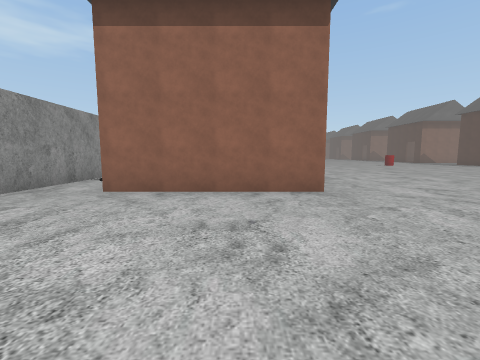
view 1 (above)

24 first-person views from a walk through a Unity game level. The camera is 1.4 m above the floor, tilts 6° down and sees 90° across. The floor is counted in squares, 2 m on a side. Each view is taken from the middle of a square. On the plan, view 1 faces up. The plan holds only what a view shows up to about 9 squares ahead; the rest is blank. The place goes on beyond the plan. The player character is not drawn. Some animated figures are not drawn.

view 2
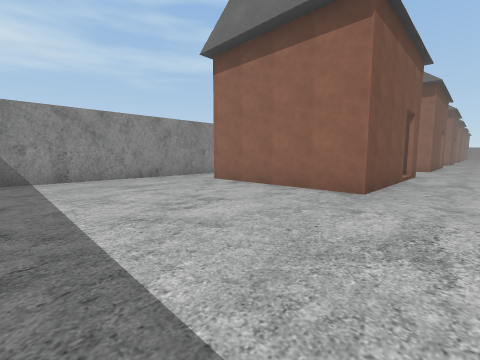

view 3
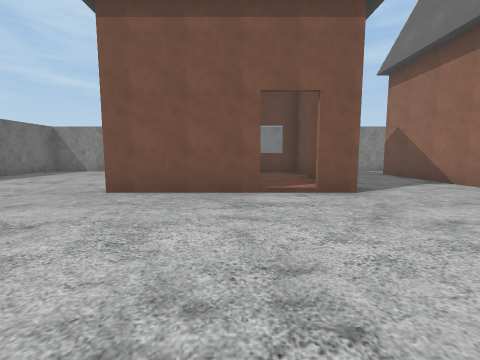

view 4
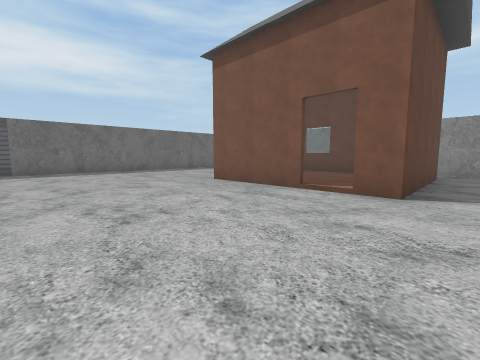

view 5
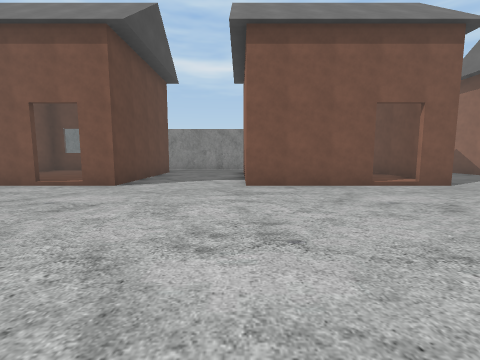

view 6
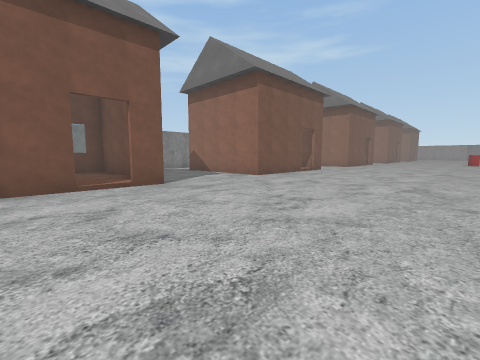

view 7
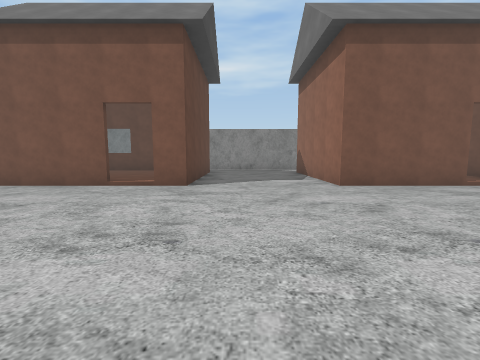

view 8
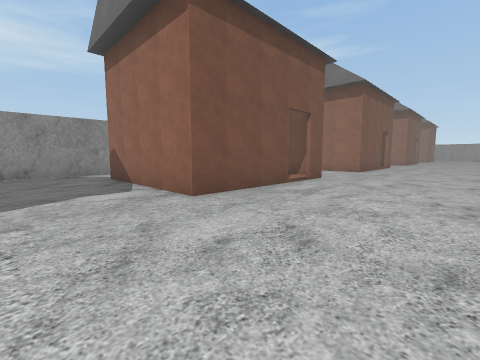

view 9
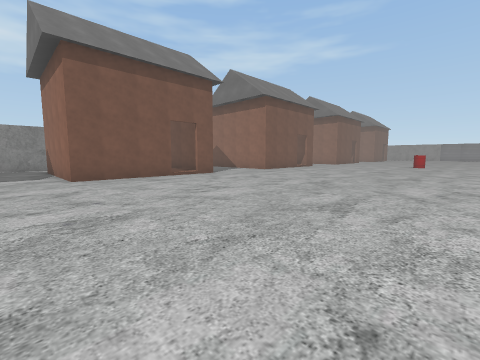

view 10
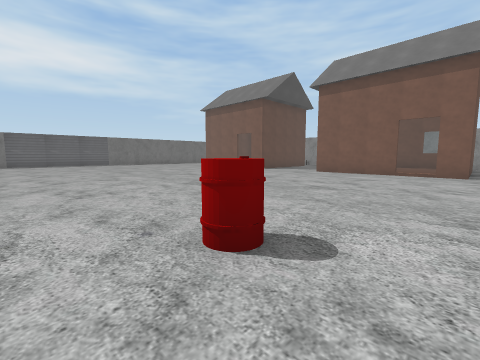

view 11
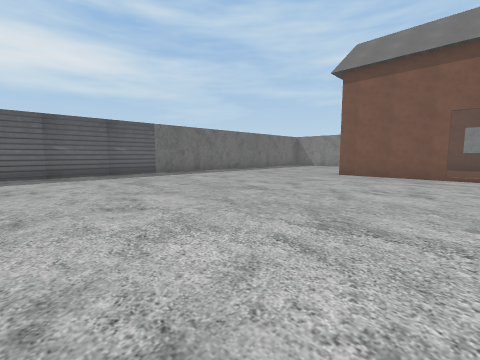

view 12
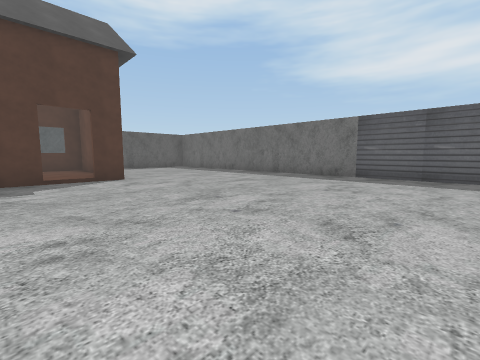

view 13
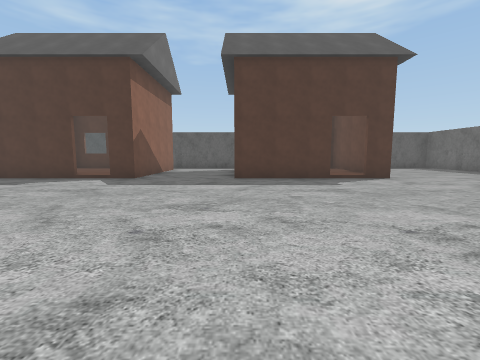

view 14
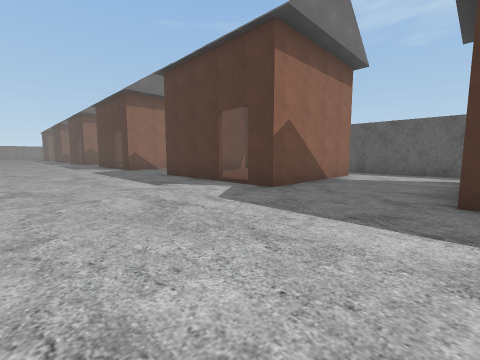

view 15
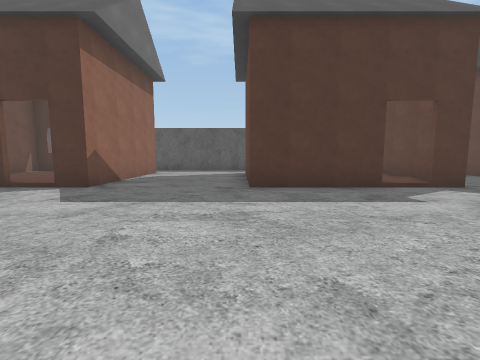

view 16
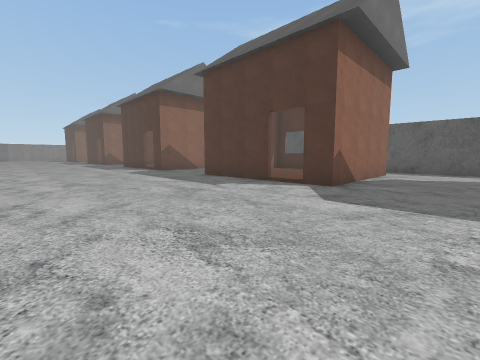

view 17
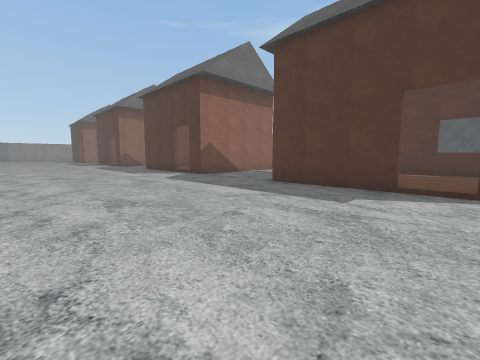

view 18
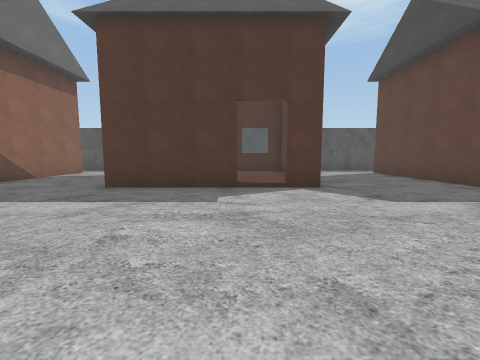

view 19
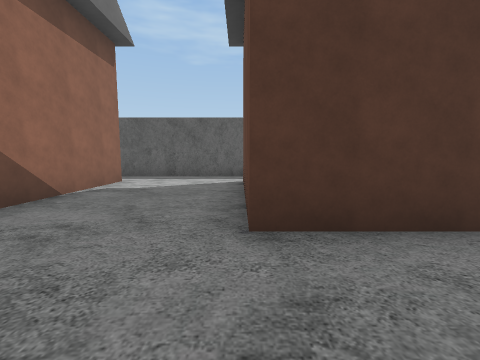

view 20
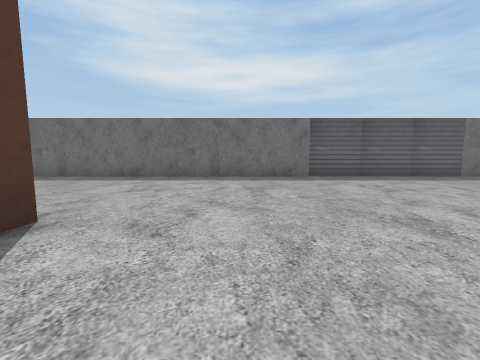

view 21
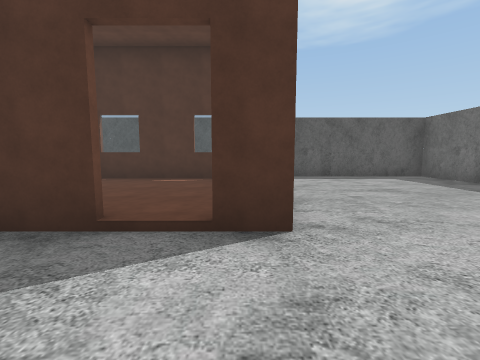

view 22
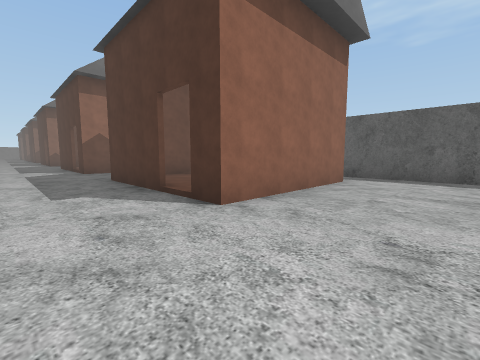

view 23
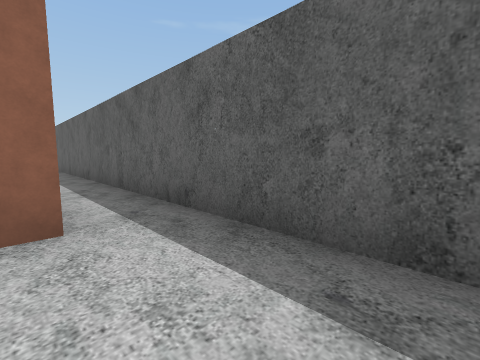

view 24
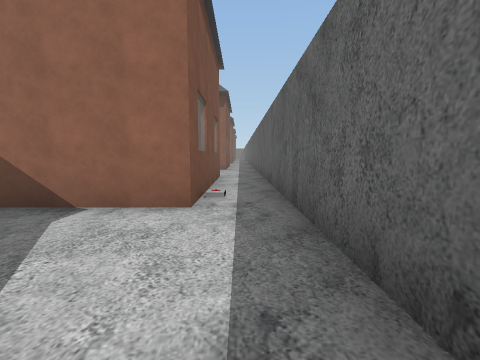

### Floor plan
Key: @ floor where view 1 was taken; # wall or solid block; . floor; / step, stairs or slope; H house; B barrel.
Columns run from 5 left of view 1 to 21 right of it. Each row starts with its distance up from view 1.
 29          .. ........      #
 28         .............HHHH.#
 27        ...................#
 26       ....................#
 25      HH.............HHHHH.#
 24        .............H   H
 23        .............H   H
 22       H............./   H #
 21 #     H............./   H #
 20 #..HHHH..............HHHH.#
 19 #.........................#
 18 #............  ...........#
 17    HHHH.............HHHHH.#
 16   HH   ........B....H   H.#
 15    H   .............H   H.#
 14    H  H.............H   H.#
 13       H............./   H.#
 12    HHHH..............HHHH.#
 11    .......................#
 10 #.........................#
  9 #.HHHHH.............HHHHH.#
  8 # H    .............H   H.#
  7 #.H   H.............H   H.#
  6 #.H   H............./   H.#
  5 #.HHHHH.............HHHHH.#
  4 #.........................#
  3 #.........................#
  2 #.........................#
  1 #.........................#
  0 #....@....................#
 -1   ##     ##################

Where each view was taken, in squares from view 1:
view 1: 0 up, 0 right, facing up
view 2: 0 up, 3 right, facing up-left
view 3: 7 up, 6 right, facing left
view 4: 10 up, 6 right, facing down-left
view 5: 12 up, 7 right, facing left
view 6: 14 up, 7 right, facing up-left
view 7: 18 up, 7 right, facing left
view 8: 18 up, 5 right, facing up-left
view 9: 19 up, 9 right, facing up-left
view 10: 17 up, 11 right, facing down-left
view 11: 8 up, 10 right, facing down-left
view 12: 7 up, 8 right, facing down-right
view 13: 9 up, 8 right, facing right
view 14: 9 up, 11 right, facing up-right
view 15: 17 up, 10 right, facing right
view 16: 18 up, 10 right, facing up-right
view 17: 21 up, 10 right, facing up-right
view 18: 22 up, 10 right, facing right
view 19: 25 up, 13 right, facing right
view 20: 7 up, 13 right, facing down
view 21: 5 up, 13 right, facing right
view 22: 2 up, 13 right, facing up-right
view 23: 2 up, 19 right, facing up-right
view 24: 9 up, 20 right, facing up
